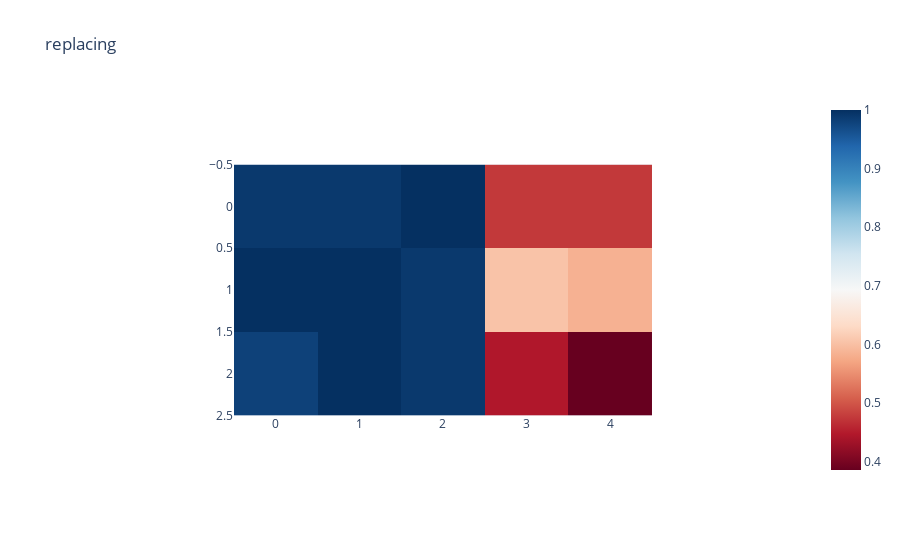

Source (notebook cell):
### Code cell
# modified from neel nanda's examples
def imshow(tensor, renderer=None, xaxis="", yaxis="", font_size=None, show=True, color_continuous_midpoint=0.0, fix_size=False, **kwargs):
    import plotly.express as px
    import transformer_lens.utils as utils
    px.imshow(utils.to_numpy(tensor), color_continuous_midpoint=color_continuous_midpoint, color_continuous_scale="RdBu", labels={"x":xaxis, "y":yaxis}, **kwargs).show()

imshow(n_correct_matrix, color_continuous_midpoint=None, y=[0,1,2], title='replacing')

### Figure 1 — Plotly figure (JSON) as saved in the notebook; plotly's stock layout.template omitted (floating-point values rounded to 4 significant figures)
{"data": [{"coloraxis": "coloraxis", "hovertemplate": "x: %{x}<br>y: %{y}<br>color: %{z}<extra></extra>", "name": "0", "type": "heatmap", "xaxis": "x", "y": [0, 1, 2], "yaxis": "y", "z": [[0.9901, 0.9901, 1, 0.4752, 0.4752], [1, 1, 0.9901, 0.604, 0.5842], [0.9802, 1, 0.9901, 0.4455, 0.3861]]}], "layout": {"autosize": true, "coloraxis": {"colorscale": [[0, "rgb(103,0,31)"], [0.1, "rgb(178,24,43)"], [0.2, "rgb(214,96,77)"], [0.3, "rgb(244,165,130)"], [0.4, "rgb(253,219,199)"], [0.5, "rgb(247,247,247)"], [0.6, "rgb(209,229,240)"], [0.7, "rgb(146,197,222)"], [0.8, "rgb(67,147,195)"], [0.9, "rgb(33,102,172)"], [1, "rgb(5,48,97)"]]}, "title": {"text": "replacing"}, "xaxis": {"anchor": "y", "autorange": true, "constrain": "domain", "domain": [0.2121, 0.7879], "range": [-0.5, 4.5], "scaleanchor": "y"}, "yaxis": {"anchor": "x", "autorange": true, "constrain": "domain", "domain": [0, 1], "range": [2.5, -0.5], "type": "linear"}}}
